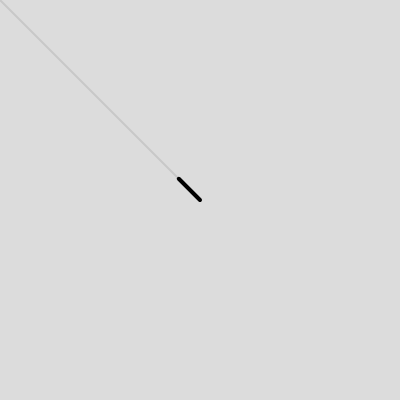
Frame 1 (no input)
Frame 60 (no input): identical to frame 1, image omitted
Frame 120 (the mouse pressed at the canvas centre since frame 60): blank canvas, image omitted

The p5.js sketch that drew this single still picture (run headless with seeded random() and noise() and a simulated clock; from frame 60 on, the mouse is pressed at the canvas centre):

// p5.js sketch
// ── sketch.js
function setup() {
  createCanvas(400, 400);
}

function draw() {
  background(220);
  
  center = createVector(width/2, height/2);
  mouse = createVector(mouseX, mouseY);
  
  mouse.sub(center);
  
  stroke(200);
  strokeWeight(2);
  translate(center.x, center.y);
  line(0, 0, mouse.x, mouse.y);
  
  mouse.normalize();
  mouse.mult(30);
  stroke(0);
  strokeWeight(4);
  line(0, 0, mouse.x, mouse.y);
  
}
